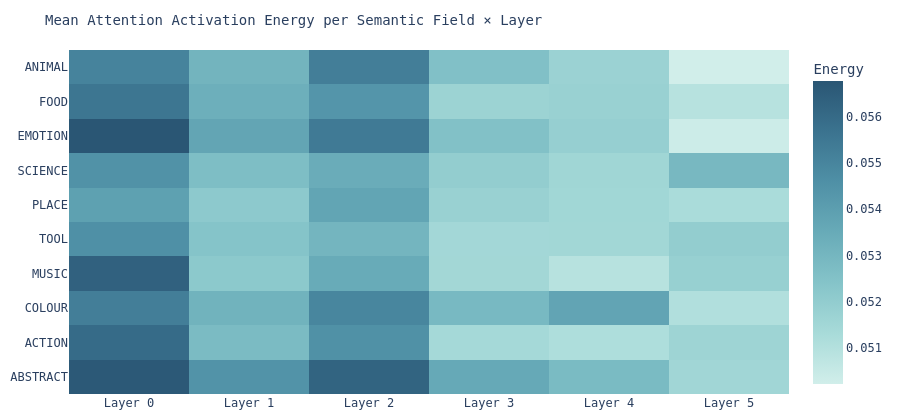

Here is the notebook cell this chart was saved with:
### Markdown cell above
### 3.1 — Probe B: Visualise mean activation energy per semantic field and layer

### Code cell
# Mean per-field activation across all layers (mean over roles)
layer_means = np.zeros((len(SEMANTIC_FIELDS), n_layers))
field_names = list(SEMANTIC_FIELDS.keys())

for f_idx, field in enumerate(field_names):
    mask = labels == field
    for l_idx in range(n_layers):
        role_cols = [f"L{l_idx}_{r}" for r in ROLES_ATT]
        layer_means[f_idx, l_idx] = df_act.loc[mask, role_cols].values.mean()

fig = px.imshow(
    layer_means,
    x=[f"Layer {i}" for i in range(n_layers)],
    y=field_names,
    color_continuous_scale="Teal",
    aspect="auto",
    title="Mean Attention Activation Energy per Semantic Field × Layer",
    labels={"color": "Energy"},
)
fig.update_layout(
    font_family="monospace",
    title_font_size=14,
    margin=dict(l=10, r=10, t=50, b=10),
    height=420,
)
fig.write_image(OUTPUT_DIR / "fig_01_activation_heatmap.png", scale=2)
fig.show()
print("Saved fig_01_activation_heatmap.png")

### Figure 1 — Plotly figure (JSON) as saved in the notebook; plotly's stock layout.template omitted (floating-point values rounded to 4 significant figures)
{"data": [{"coloraxis": "coloraxis", "hovertemplate": "x: %{x}<br>y: %{y}<br>Energy: %{z}<extra></extra>", "name": "0", "type": "heatmap", "x": ["Layer 0", "Layer 1", "Layer 2", "Layer 3", "Layer 4", "Layer 5"], "xaxis": "x", "y": ["ANIMAL", "FOOD", "EMOTION", "SCIENCE", "PLACE", "TOOL", "MUSIC", "COLOUR", "ACTION", "ABSTRACT"], "yaxis": "y", "z": [[0.05508, 0.0531, 0.05526, 0.05256, 0.05173, 0.05023], [0.05558, 0.05332, 0.05437, 0.05169, 0.05178, 0.05091], [0.05677, 0.05372, 0.05541, 0.05252, 0.05188, 0.05036], [0.05452, 0.05267, 0.05344, 0.05198, 0.05157, 0.05291], [0.05391, 0.05215, 0.05374, 0.0518, 0.05153, 0.05125], [0.05459, 0.05242, 0.05306, 0.05148, 0.05149, 0.05197], [0.05634, 0.05218, 0.05351, 0.05149, 0.05091, 0.05185], [0.05525, 0.05315, 0.05496, 0.05288, 0.05377, 0.05108], [0.05597, 0.05279, 0.05456, 0.05141, 0.05115, 0.05164], [0.05665, 0.05446, 0.05623, 0.05357, 0.0528, 0.05155]]}], "layout": {"coloraxis": {"colorbar": {"title": {"text": "Energy"}}, "colorscale": [[0, "rgb(209, 238, 234)"], [0.1667, "rgb(168, 219, 217)"], [0.3333, "rgb(133, 196, 201)"], [0.5, "rgb(104, 171, 184)"], [0.6667, "rgb(79, 144, 166)"], [0.8333, "rgb(59, 115, 143)"], [1, "rgb(42, 86, 116)"]]}, "font": {"family": "monospace"}, "height": 420, "margin": {"b": 10, "l": 10, "r": 10, "t": 50}, "title": {"font": {"size": 14}, "text": "Mean Attention Activation Energy per Semantic Field × Layer"}, "xaxis": {"anchor": "y", "domain": [0, 1]}, "yaxis": {"anchor": "x", "autorange": "reversed", "domain": [0, 1]}}}
